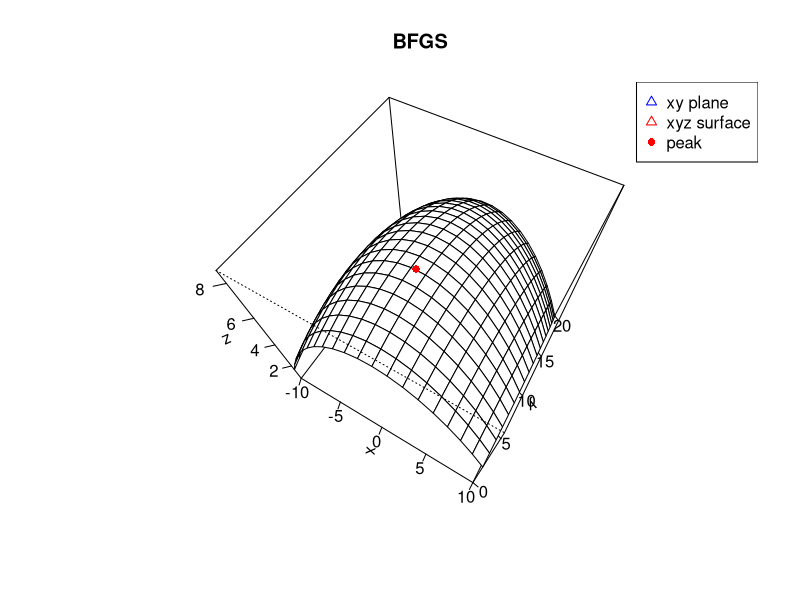

The R source for this figure:
rm(list = ls())

# Define the function
z <- function(x) {
  x1 <- x[1]
  x2 <- x[2]
  y <- -(7.9 + 0.13*x1 + 0.21*x2 - 0.05*x1*x1 - 0.016*x2*x2 - 0.007*x1*x2)
  return(y)
}

gr <- function(x) {
  x1 <- x[1]
  x2 <- x[2]
  dz_dx1 <- -0.13 + 0.1*x1 + 0.007*x2
  dz_dx2 <- -0.21 + 0.032*x2 + 0.007*x1
  return(c(dz_dx1, dz_dx2))
}


optim <- optim(par = c(0,0), fn = z, gr = gr, method = "BFGS")

stopifnot(optim$convergence == 0)

optim$par
paste("The optim() makes", optim$counts["function"], "function calls to fn in this case.")
paste("The optim() makes", optim$counts["gradient"], "gradient calls to gr in this case.")

#below is the graph
grid.n = 20

z <- function(x1, x2) {
  return((7.9 + 0.13*x1 + 0.21*x2 - 0.05*x1^2 - 0.016*x2^2 - 0.007*x1*x2))
}
grid.x = seq(-10, 10, length.out = grid.n)
grid.y = seq(0, 20, length.out = grid.n)
grid.z = outer(grid.x, grid.y, z)
persp.out = persp(grid.x, grid.y, grid.z, theta = 30, phi = 60,
                  main = "BFGS", ticktype = "detailed",
                  xlab = "x", ylab = "y", zlab = "z")
legend(x = "topright", legend = c("xy plane", "xyz surface", "peak"),
       pch = c(2, 2, 16), col = c("blue", "red", "red"))
points(trans3d(x = optim$par[1], y = optim$par[2], z = z(optim$par[1], optim$par[2]), 
               pmat = persp.out), col = "red",  pch = 16)